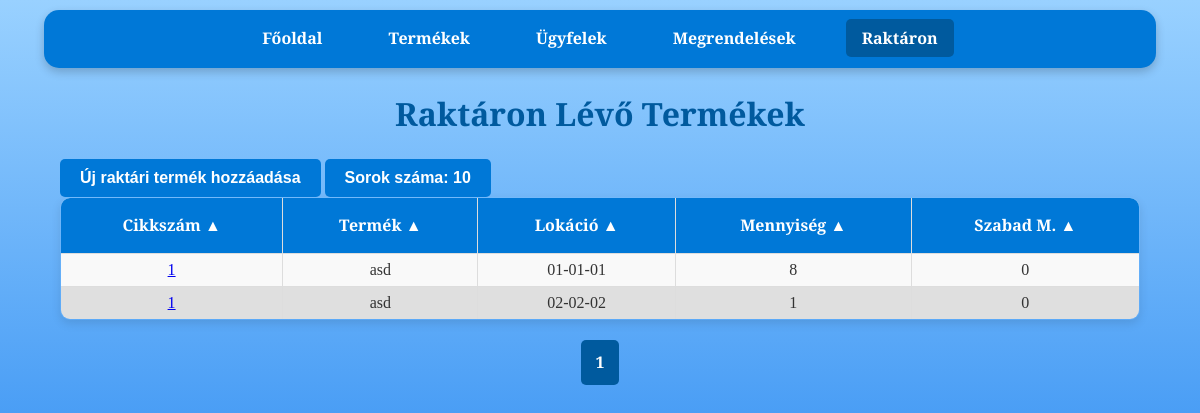
The page /stock on the database as committed earlier.
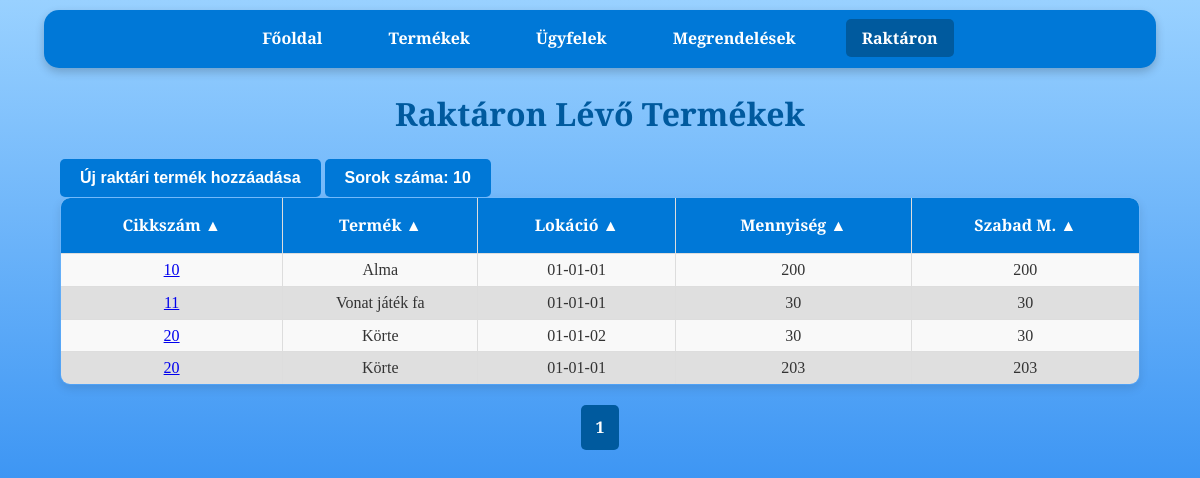
The same page on the database as committed later.
### tables this page shows
CREATE TABLE stock (
                    id INTEGER PRIMARY KEY,
                    cikkszam TEXT,
                    lokacio TEXT,
                    mennyiseg INTEGER,
                    order_id INTEGER,
                    FOREIGN KEY(cikkszam) REFERENCES products(cikkszam),
                    FOREIGN KEY(order_id) REFERENCES orders(id));

CREATE TABLE products (
                    id INTEGER PRIMARY KEY,
                    cikkszam TEXT UNIQUE,
                    egyseg_vonalkod INTEGER ,
                    gyujto_vonalkod INTEGER ,
                    nev TEXT,
                    ar REAL,
                    suly REAL,
                    kategoria TEXT);

### raktar_program-master/app.py (the view)
@app.route('/stock')
def stock():
    per_page = int(request.args.get('per_page', 10))  # Egy oldalon megjelenő elemek száma
    page = int(request.args.get('page', 1))  # Az aktuális oldal lekérése (alapértelmezett: 1)
    offset = (page - 1) * per_page  # Az eltolás számítása
    order_by = str(request.args.get('order_by', 'products.cikkszam'))
    desc = request.args.get('desc', 'false').lower() in ('true', '1')
    valid_columns = {'stock.id', 'products.cikkszam', 'products.nev', 'stock.lokacio', 'total_mennyiseg', 'mennyiseg_null'}
    if order_by not in valid_columns:
        raise ValueError("Invalid column name for ordering.") #Elkerüljük az SQL injection-t
    if desc:
        descending = 'DESC'
    if not desc:
        descending = ''
    conn = get_db_connection()
    stock = conn.execute(f'''SELECT
                                stock.id,
                                products.cikkszam,
                                products.nev,
                                stock.lokacio,
                                (
                                    SELECT SUM(s.mennyiseg)
                                    FROM stock s
                                    LEFT JOIN orders o ON s.order_id = o.id
                                    WHERE s.cikkszam = stock.cikkszam
                                    AND s.lokacio = stock.lokacio
                                    AND (o.teljesitve IS NULL OR o.teljesitve = 0)
                                ) AS total_mennyiseg,
                                (
                                    SELECT SUM(s.mennyiseg)
                                    FROM stock s
                                    LEFT JOIN orders o ON s.order_id = o.id
                                    WHERE s.cikkszam = stock.cikkszam
                                    AND s.lokacio = stock.lokacio
                                    AND s.order_id IS NULL
                                ) AS mennyiseg_null
                            FROM stock
                            JOIN products ON stock.cikkszam = products.cikkszam
                            WHERE stock.order_id IS NULL
                            ORDER BY {order_by} {descending}
                            LIMIT ? OFFSET ?''', (per_page, offset) ).fetchall()
    total_products = conn.execute('SELECT COUNT(*) FROM stock').fetchone()[0]
    conn.execute('''
        DELETE FROM stock
        WHERE id IN (
            SELECT stock.id
            FROM stock
            LEFT JOIN products ON stock.cikkszam = products.cikkszam
            LEFT JOIN orders o ON stock.order_id = o.id
            WHERE (
                SELECT SUM(s.mennyiseg)
                FROM stock s
                LEFT JOIN orders o_sub ON s.order_id = o_sub.id
                WHERE s.cikkszam = stock.cikkszam
                AND s.lokacio = stock.lokacio
                AND (o_sub.teljesitve IS NULL OR o_sub.teljesitve = 0)
            ) IS NULL OR (
                SELECT SUM(s.mennyiseg)
                FROM stock s
                LEFT JOIN orders o_sub ON s.order_id = o_sub.id
                WHERE s.cikkszam = stock.cikkszam
                AND s.lokacio = stock.lokacio
                AND (o_sub.teljesitve IS NULL OR o_sub.teljesitve = 0)
            ) = 0
        )
    ''')
    conn.commit()
    conn.close()
    total_pages = (total_products + per_page - 1) // per_page  # Összes oldal száma
    start_page = max(1, page - 2)  # Az aktuális oldalhoz képest 2-vel hátrébb
    end_page = min(total_pages, page + 2)  # Az aktuális oldalhoz képest 2-vel előrébb
    query_params = {
        'page': page,
        'per_page': per_page,
        'order_by': order_by,
        'desc': desc
    }
    columns = [
        {"name": "products.cikkszam", "label": "Cikkszám"},
        {"name": "products.nev", "label": "Termék"},
        {"name": "stock.lokacio", "label": "Lokáció"},
        {"name": "total_mennyiseg", "label": "Mennyiség"},
        {"name": "mennyiseg_null", "label": "Szabad M."}
    ]
    return render_template(
        'stock.html',
        stock=stock,
        page=page,
        order_by=order_by,
        desc=desc,
        total_pages=total_pages,
        start_page=start_page,
        end_page=end_page,
        query_params=query_params,
        columns=columns
    )

### raktar_program-master/app.py (called while the page is built)
def get_db_connection():
    conn = sqlite3.connect('database.db')
    conn.row_factory = sqlite3.Row
    return conn

### raktar_program-master/templates/stock.html (shortened to what this page needs)
<!DOCTYPE html>
<html lang="hu">
<head>
    <link rel="stylesheet" href="{{ url_for('static', filename='css/style.css') }}">
</head>
<body>
    <nav>
        <a href="{{ url_for('index') }}">Főoldal</a>
        <a href="{{ url_for('products') }}">Termékek</a>
        <a href="{{ url_for('customers') }}">Ügyfelek</a>
        <a href="{{ url_for('orders') }}">Megrendelések</a>
        <a class="disabled">Raktáron</a>
    </nav>
    <h1>Raktáron Lévő Termékek</h1>
    <div class="container">
        <a href="{{ url_for('add_stock') }}" class="button-wrapper">
            <button>Új raktári termék hozzáadása</button>
        </a>
        <div class="dropdown">
            <button class="dropbtn">Sorok száma: {{ query_params['per_page'] }}</button>
        </div>
        <table>
            <thead>
                <tr>
                    {% for column in columns %}
                    <th>
                        <a href="{{ url_for('stock', **dict(query_params, order_by=column.name, desc=0 if query_params['order_by'] == column.name and query_params['desc'] else 1)) }}">
                            {{ column.label }} {{ '▼' if query_params['order_by'] == column.name and query_params['desc'] else '▲' }}
                        </a>
                    </th>
                    {% endfor %}
                </tr>
            </thead>
            <tbody>
                {% for item in stock %}
                <tr>
                    <td>
                        <a href="{{ url_for('product_details', cikkszam=item.cikkszam) }}">
                            {{ item.cikkszam }}
                        </a>
                    </td>
                    <td>
                            {{ item.nev }}
                    </td>
                    <td>{{ item.lokacio }}</td>
                    <td>{{ item.total_mennyiseg }}</td>
                    <td>{{ item.mennyiseg_null }}</td>
                </tr>
                {% endfor %}
            </tbody>
        </table>
    </div>
    <div class="pagination">
        {% for p in range(start_page, end_page + 1) %}
        <a href="{{ url_for('stock', **dict(query_params, page=p)) }}" class="{% if p == page %}active{% endif %}">{{ p }}</a>
        {% endfor %}
    </div>
</body>
</html>

Rows that differ between the two databases and show on the page:
changed stock: cikkszam "1" → "10"; nev "asd" → "Alma"; total_mennyiseg "8" → "200"; mennyiseg_null "0" → "200"
now on this page (row edited): stock: cikkszam "11", nev "Vonat játék fa", lokacio "01-01-01", total_mennyiseg "30", mennyiseg_null "30"
changed stock (number 3 of 4 on the later page): cikkszam "1" → "20"; nev "asd" → "Körte"; lokacio "02-02-02" → "01-01-02"; total_mennyiseg "1" → "30"; mennyiseg_null "0" → "30"
now on this page (row edited): stock: cikkszam "20", nev "Körte", lokacio "01-01-01", total_mennyiseg "203", mennyiseg_null "203"
